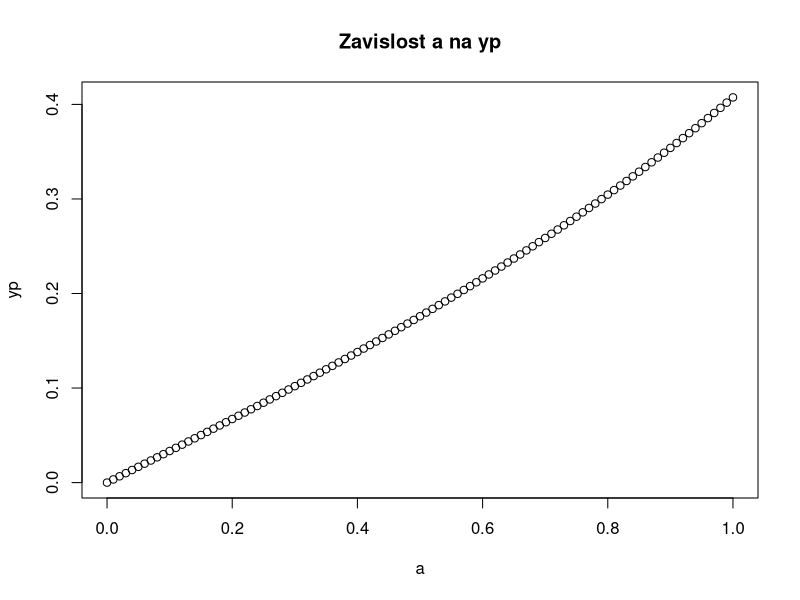

Write the R code that produced this figure.
## ---- chunk 1
f <- function(x, a) x^3 + a * x^2 - x
fd <- function(x, a) 3 * x^2 + 2 * a * x - 1
## ---- chunk 2
Newton <- function(f, x, a) {
  for (i in 1:20) {
    x <- x - (f(x, a) / fd(x, a))
  }
  return(x)
}
## ---- chunk 3
trapezoidal_rule <- function(f, a, b, n, a_coeff) {
  h <- (b - a) / n
  s <- 0.5 * (f(a, a_coeff) + f(b, a_coeff))
  for (i in 1:(n - 1)) {
    x <- a + i * h
    s <- s + f(x, a_coeff)
  }
  return(s * h)
}
## ---- chunk 4
area_between_intersections <- function(yp, a) {
  x0 <- Newton(function(x, a) f(x, a) - yp, -100, a)
  x1 <- Newton(function(x, a) f(x, a) - yp, 100, a)
  return(trapezoidal_rule(function(x, a_coeff) f(x, a_coeff) - yp, x0, x1, 1000, a))
}

## ---- chunk 5
bisection <- function(f, a, b, tol = 1e-6) {
  while ((b - a) / 2 > tol) {
    c <- (a + b) / 2
    if (f(c) * f(a) < 0) {
      b <- c
    } else {
      a <- c
    }
  }
  return((a + b) / 2)
}
## ---- chunk 6
n <- 100
a_seq <- seq(0, 1, length.out = n + 1)
yp <- numeric(n + 1)

for (i in 1:(n + 1)) {
  a <- a_seq[i]
  yp[i] <- bisection(function(x) area_between_intersections(x, a), 0, 0.8)
}

plot(a_seq, yp, type = "p", xlab = "a", ylab = "yp", main = "Zavislost a na yp")
## ---- chunk 7
cat("Hodnoty yp pro různe hodnoty a:\n")
for (i in 1:length(yp)) {
cat(sprintf("a = %.2f, yp = %.6f\n", a_seq[i], yp[i]))
}
